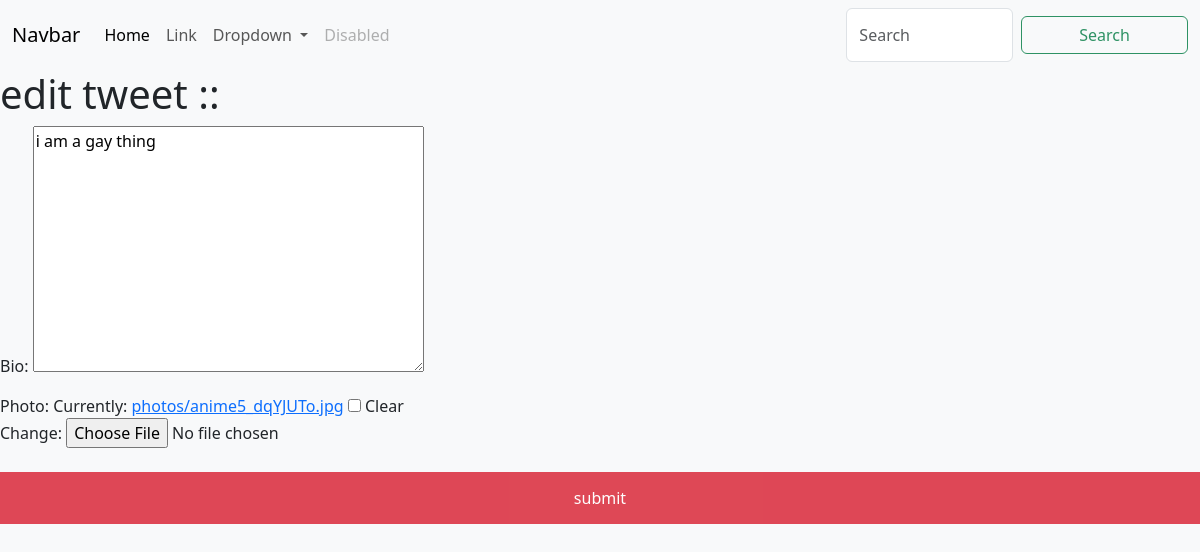
Page /myapp/23/edit/ (signed in) on the earlier database version.
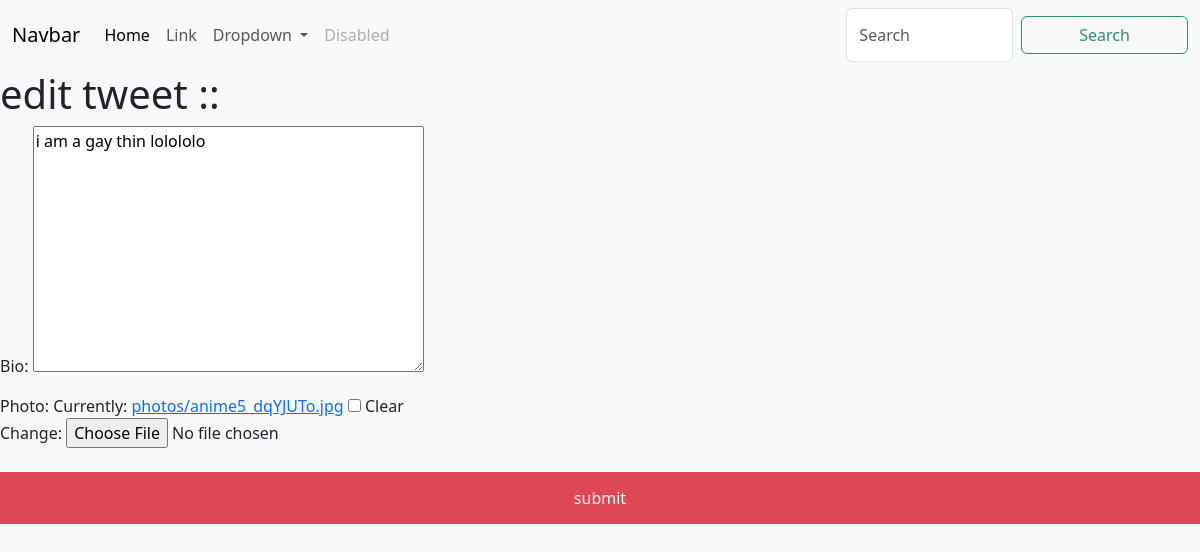
Same page on the later database version.
### myapp/models.py (models this page shows, shortened)
class tweet(models.Model):
    name=models.ForeignKey(User,on_delete=models.CASCADE)
    bio=models.TextField(max_length=100)
    photo=models.ImageField(upload_to='photos/',null=True,blank=True)
    created_at=models.DateTimeField(auto_now_add=True)

### myapp/views.py (the view)
# urls.py: path('<int:tweet_id>/edit/',views.edit_tweet,name='edit'),
@login_required
def edit_tweet(request,tweet_id):
    tweets=get_object_or_404(tweet,pk=tweet_id ,name=request.user)
    if request.method=="POST":
        form = login(request.POST, request.FILES, instance=tweets)
        if form.is_valid():
            form.save()
            return redirect('show')
    else:
        form=login(instance=tweets)
    return render(request,'edit.html',{'form':form})

### myapp/forms.py
class login(forms.ModelForm):
    class Meta:
        model=tweet
        fields=['bio','photo']

### myapp/templates/edit.html (shortened to what this page needs)
{% extends 'base.html' %}
{% block body%}
<h1>edit tweet ::</h1>
<form method="POST" enctype="multipart/form-data">
    {{form.as_p}}
        <button class="bg-danger" type="submit">submit </button>
</form>
{% endblock %}

Differences in the rows shown:
changed tweet: bio "i am a gay thing" → "i am a gay thin lolololo"
